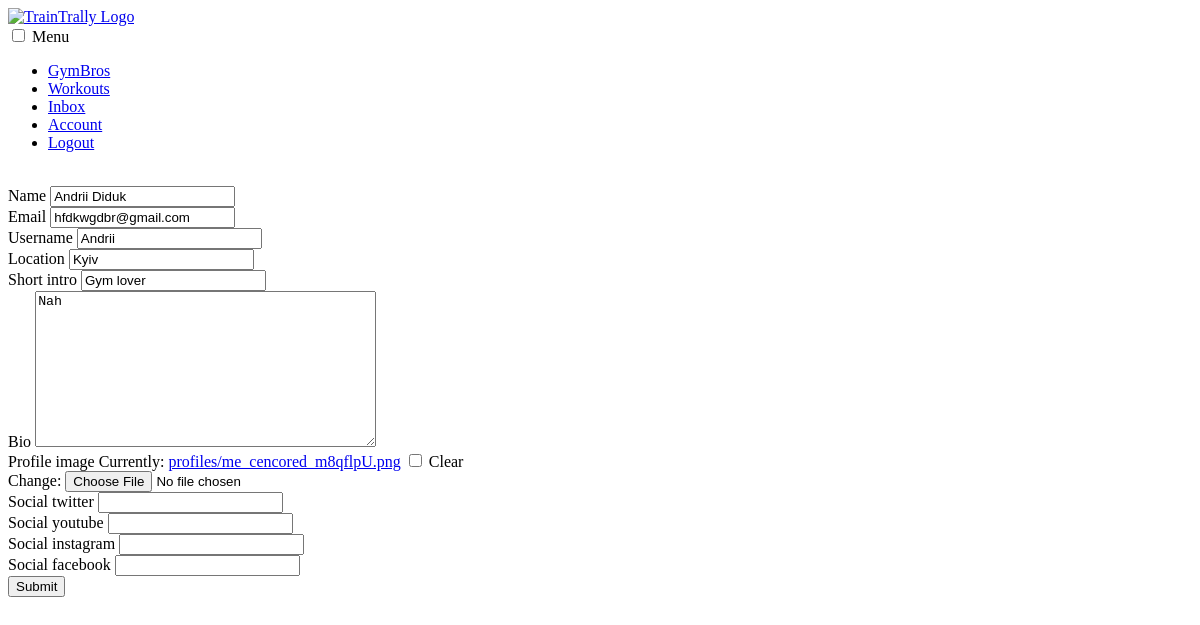
The page /users/edit-account/ (signed in) on the database as committed earlier.
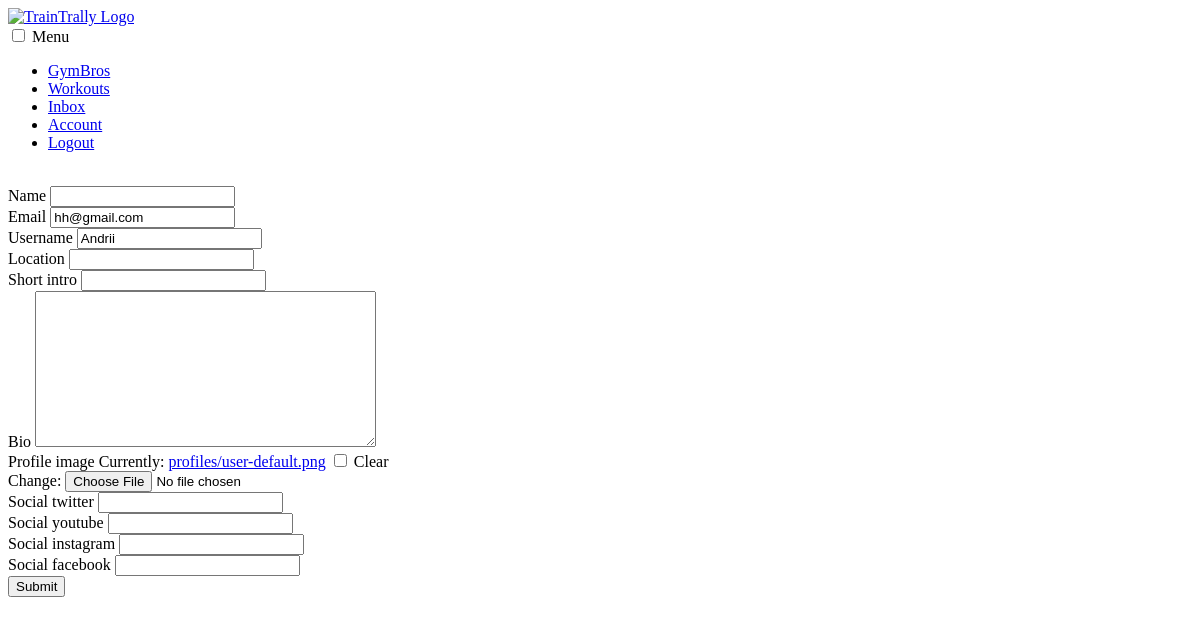
The same page on the database as committed later.
### users/models.py (models this page shows, shortened)
class Profile(models.Model):
    user = models.OneToOneField(User, on_delete=models.CASCADE, null=True, blank=True)
    name = models.CharField(max_length=200, blank=True, null=True)
    email = models.EmailField(max_length=500, blank=True, null=True)
    username = models.CharField(max_length=200, blank=True, null=True,unique=True)
    location = models.CharField(max_length=200, blank=True, null=True)
    short_intro = models.CharField(max_length=200, blank=True, null=True)
    bio = models.TextField(blank=True, null=True)
    profile_image = models.ImageField(null=True, blank=True, upload_to='profiles/', default="profiles/user-default.png")
    social_twitter = models.CharField(max_length=200, blank=True, null=True)
    social_youtube = models.CharField(max_length=200, blank=True, null=True)
    social_instagram = models.CharField(max_length=200, blank=True, null=True)
    social_facebook = models.CharField(max_length=200, blank=True, null=True)
    created=models.DateTimeField(auto_now_add=True)
    id = models.UUIDField(default=uuid.uuid4,unique=True,primary_key=True,editable=False)
    class Meta:
        ordering=['created']

### users/views.py (the view, shortened to what this page needs)
# urls.py: path('edit-account/', views.UserEditAccountView.as_view(), name='edit-account'),
class UserEditAccountView(LoginRequiredMixin,View):
    def get(self,request):
        profile = request.user.profile
        form = ProfileForm(instance=profile)
        return render(request,'users/profile_form.html',{'form':form})

### users/forms.py
class ProfileForm(ModelForm):
    class Meta:
        model=Profile
        fields='__all__'
        exclude=['user','created','id']

### users/templates/users/profile_form.html (shortened to what this page needs)
{% extends 'base.html' %}
{% load static %}
{% block content %}
<main >
    <div>
        <div>
            <br>
            <form class="form" action="{% url 'edit-account' %}" method='POST' enctype="multipart/form-data">
                {% for field in form %}
                <div class="form__field">
                    <label for="">{{ field.label }} </label>
                    {{field}}
                </div>
                {% endfor %}
                <input type="submit" value="Submit" />
            </form>
        </div>
    </div>
</main>
{% endblock %}

Rows that differ between the two databases and show on the page:
removed Profile: form "Andrii Diduk" "hfdkwgdbr@gmail.com" "Andrii" "Kyiv" "Gym lover" "Nah"
added Profile: form "hh@gmail.com" "Andrii"
Other text that changed with them:
text no longer shown: "Currently: profiles/me_cencored_m8qflpU.png Clear Change:"
text now shown: "Currently: profiles/user-default.png Clear Change:"
